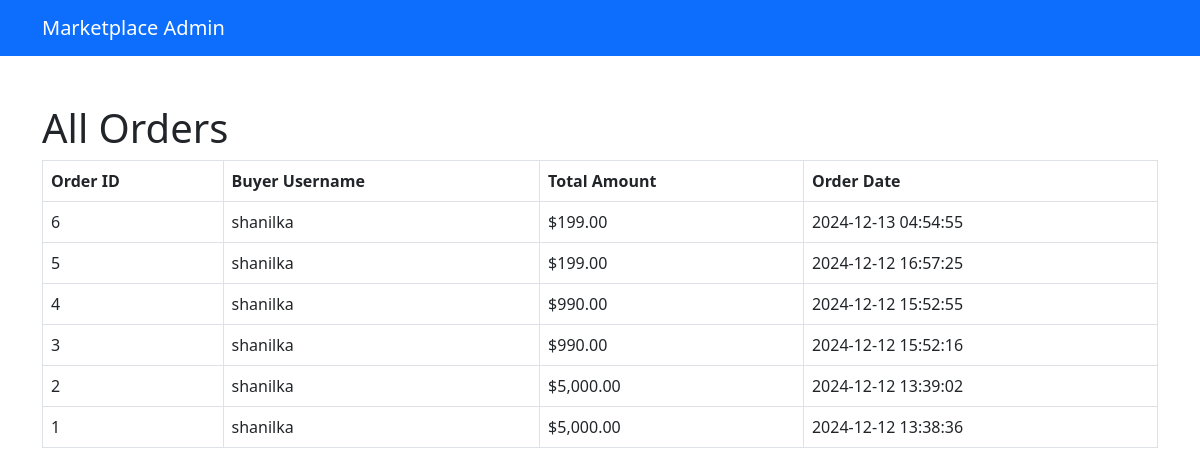
Screenshot of /php/view_orders.php with the database file from the repository.
### tables this page shows
CREATE TABLE `orders` (
  `id` int(11) NOT NULL,
  `user_id` int(11) DEFAULT NULL,
  `total_amount` decimal(10,2) DEFAULT NULL,
  `product_id` int(11) DEFAULT NULL,
  `created_at` timestamp NOT NULL DEFAULT current_timestamp() ON UPDATE current_timestamp(),
  `quantity` int(11) DEFAULT NULL
);

CREATE TABLE `users` (
  `id` int(11) NOT NULL,
  `username` varchar(50) NOT NULL,
  `password` varchar(255) NOT NULL,
  `email` varchar(100) NOT NULL,
  `user_type` enum('buyer','seller','admin') NOT NULL
);

### php/view_orders.php (the view, shortened to what this page needs)
<?php
include '../connection/connection.php';
$sql = "SELECT Orders.id, Users.username, Orders.total_amount, Orders.created_at
        FROM Orders
        JOIN Users ON Orders.user_id = Users.id
        ORDER BY Orders.created_at DESC";
$result = $conn->query($sql);
?>
<!DOCTYPE html>
<html lang="en">
<head>
    <link href="https://cdn.jsdelivr.net/npm/bootstrap@5.3.0-alpha3/dist/css/bootstrap.min.css" rel="stylesheet">
</head>
<body>
    <nav class="navbar navbar-expand-lg navbar-dark bg-primary">
        <div class="container">
            <a class="navbar-brand" href="#">Marketplace Admin</a>
        </div>
    </nav>
    <div class="container my-5">
        <h1>All Orders</h1>
        <table class="table table-bordered">
            <thead>
                <tr>
                    <th>Order ID</th>
                    <th>Buyer Username</th>
                    <th>Total Amount</th>
                    <th>Order Date</th>
                </tr>
            </thead>
            <tbody>
                <?php while ($row = $result->fetch_assoc()): ?>
                    <tr>
                        <td><?php echo $row['id']; ?></td>
                        <td><?php echo htmlspecialchars($row['username']); ?></td>
                        <td>$<?php echo number_format($row['total_amount'], 2); ?></td>
                        <td><?php echo $row['created_at']; ?></td>
                    </tr>
                <?php endwhile; ?>
            </tbody>
        </table>
    </div>
</body>
</html>

### rows the page displays
orders: id "6", user.username "shanilka", total_amount "199.00", created_at "2024-12-13 04:54:55"
orders: id "5", user.username "shanilka", total_amount "199.00", created_at "2024-12-12 16:57:25"
orders: id "4", user.username "shanilka", total_amount "990.00", created_at "2024-12-12 15:52:55"
orders: id "3", user.username "shanilka", total_amount "990.00", created_at "2024-12-12 15:52:16"
orders: id "2", user.username "shanilka", total_amount "5,000.00", created_at "2024-12-12 13:39:02"
orders: id "1", user.username "shanilka", total_amount "5,000.00", created_at "2024-12-12 13:38:36"
